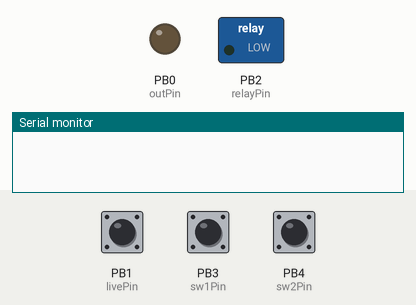
A sketch run on a simulated ATtiny85, built with avr-gcc and run on an emulated ATtiny85. Parts: switched loads named in the sketch (green lamp = pin HIGH), output pins drawn as LEDs (lit = HIGH), the last lines printed to the serial monitor. The inputs (shaded band) are chosen by the test bench; at power-on: PB3 (sw1Pin) HIGH, PB4 (sw2Pin) HIGH, PB1 (livePin) HIGH.

Above: at 1.2 s.
1.3 s: PB3 (sw1Pin) pulled LOW for 3.2 s
At 2.4 s:
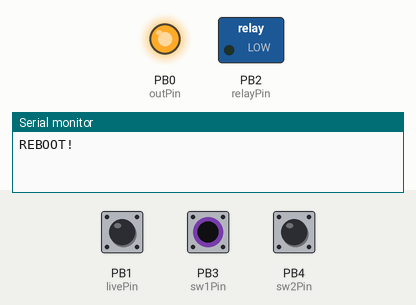
6.0 s: PB4 (sw2Pin) pulled LOW for 3.2 s
At 9.0 s:
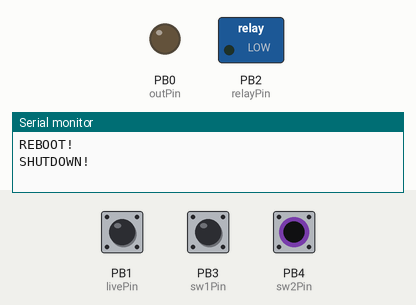
Timing chart, 0 to 10.5 s (numbered marks = the images above; inputs shaded):
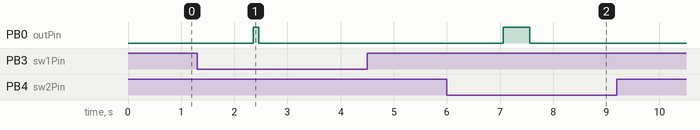

The sketch:

SmArtBoxTiny.ino
```cpp
/*****************************************
 *  SmArtBoxTiny for SmArt! Box ATTiny85
 *                         Rev. 1.0 shiu
 ******************************************/

#define BOOT_MODE      0
#define ACTIVE_MODE    1
#define REBOOT_MODE    2
#define SHUTDOWN_MODE  3

/* for ATTiny */
int sw1Pin = 3;
int sw2Pin = 4;
int livePin = 1;
int outPin = 0;
int relayPin = 2;

/* for Arduino Uno Debbuging */
//int sw1Pin = 7;
//int sw2Pin = 10;
//int livePin = 12;
//int outPin = 13;
//int relayPin = 11;
//int gnd1Pin = 5;
//int gnd2Pin = 8;

int mode = 0;
int gsw1State = 0;
int gsw2State = 0;
int timeInterval = 50; //ms
int timePress = 100;
int timePressLong = 1000;

unsigned long timeSw1Pressed = 0;
unsigned long timeSw2Pressed = 0;

void setup() {
  //  pinMode(sw1Pin, INPUT_PULLUP); //dbg
  //  pinMode(sw2Pin, INPUT_PULLUP); //dbg

  pinMode(sw1Pin, INPUT);
  pinMode(sw2Pin, INPUT);

  pinMode(livePin, INPUT);
  pinMode(relayPin, OUTPUT);
  pinMode(outPin, OUTPUT);


  //  pinMode(gnd1Pin, OUTPUT); // for dbg
  //  pinMode(gnd2Pin, OUTPUT); // for dbg
  //  digitalWrite(gnd1Pin, LOW); // for dbg
  //  digitalWrite(gnd2Pin, LOW); // for dbg

  digitalWrite(outPin, LOW);
  digitalWrite(relayPin, LOW);
  //  Serial.begin(115200);
}


void loop() {
//  modeCheck();
  checkButtons();

  switch (mode) {
  case BOOT_MODE:
    bootMode();
    break;
  case ACTIVE_MODE:
    activeMode();
    break;
  case REBOOT_MODE:
    rebootMode();
    break;
  case SHUTDOWN_MODE:
    shutdownMode();
    break;
  }
}


void modeCheck() {
  if (digitalRead(livePin) == LOW) {
    mode = BOOT_MODE;
  }
  else {
    mode = ACTIVE_MODE;
  }
}


void bootMode(){
  if (gsw2State == 2) {
    digitalWrite(relayPin, HIGH);
    //    Serial.println("BOOT!");
    gsw2State = 0;
    delay(10000);
  }
  if (digitalRead(livePin) == HIGH) {
    //    Serial.println("Raspi Booted!");
    mode = ACTIVE_MODE;
  }
}


void activeMode(){
  if (gsw1State == 2) {
    Serial.println("REBOOT!");
    gsw1State = 0;
    mode = REBOOT_MODE;
  }
  if (gsw2State == 2) {
    Serial.println("SHUTDOWN!");
    gsw2State = 0;
    mode = SHUTDOWN_MODE;
  }
}

void rebootMode() {
  digitalWrite(outPin, HIGH);
  delay(100);
  digitalWrite(outPin, LOW);
  gsw1State = 0;
  gsw2State = 0;

  mode = BOOT_MODE;
}

void shutdownMode() {
  digitalWrite(outPin, HIGH);
  delay(500);
  digitalWrite(outPin, LOW);
  gsw1State = 0;
  gsw2State = 0;
  while(1) {
    if (digitalRead(livePin) == LOW) {
      break;
    }
    delay(10);
  }
  delay(10000);
  digitalWrite(relayPin, LOW);

  mode = BOOT_MODE;
}


void checkButtons() {
  static unsigned long timeNow = 0;
  static unsigned long timeOld = 0;
  static boolean sw1oldstate = false;
  static boolean sw2oldstate = false;
  boolean sw1state = false;
  boolean sw2state = false;
  static boolean sw1LongPressedFlg = false;
  static boolean sw2LongPressedFlg = false;

  gsw1State = 0;
  gsw2State = 0;

  timeNow = millis();
  if ((timeNow - timeOld) > timeInterval){
    sw1state = !digitalRead(sw1Pin);
    sw2state = !digitalRead(sw2Pin);

    // Pressed
    if (!sw1oldstate && sw1state) {
      timeSw1Pressed = timeNow;
    }
    if (!sw2oldstate && sw2state) {
      timeSw2Pressed = timeNow;
    }

    // Release
    if (sw1oldstate && !sw1state) {
      sw1Released();
      if (timeNow - timeSw1Pressed > timePress && !sw1LongPressedFlg) {
        sw1Pressed();
      }
      timeSw1Pressed = 0;
      sw1LongPressedFlg = false;
    }
    if (sw2oldstate && !sw2state) {
      sw2Released();
      if (timeNow - timeSw2Pressed > timePress && !sw2LongPressedFlg) {
        sw2Pressed();
      }
      timeSw2Pressed = 0;
      sw2LongPressedFlg = false;
    }

    // Pressing
    if (sw1state && (timeSw1Pressed != 0)) {
      if (timeNow - timeSw1Pressed > timePressLong) {
        sw1LongPressed();
        sw1LongPressedFlg = true;
        timeSw1Pressed = 0;
      }
    }
    if (sw2state && (timeSw2Pressed != 0)) {
      if (timeNow - timeSw2Pressed > timePressLong) {
        sw2LongPressed();
        sw2LongPressedFlg = true;
        timeSw2Pressed = 0;
      }
    }

    sw1oldstate = sw1state;
    sw2oldstate = sw2state;
    timeOld = timeNow;
  }
}

void sw1Pressed() {
  //  Serial.println("sw1 Pressed.");
  gsw1State = 1;
}
void sw1LongPressed() {
  //  Serial.println("sw1 Long Pressed.");
  gsw1State = 2;
}
void sw1Released() {
}

void sw2Pressed() {
  //  Serial.println("sw2 Pressed.");
  gsw2State = 1;
}
void sw2LongPressed() {
  //  Serial.println("sw2 Long Pressed.");
  gsw2State = 2;
}
void sw2Released() {
}
```

Measured:
- after the input at 1.3 s, PB0 (outPin): LOW → HIGH after 1.1 s, → LOW 0.10 s later
- after the input at 6.0 s, PB0 (outPin): LOW → HIGH after 1.1 s, → LOW 0.50 s later
